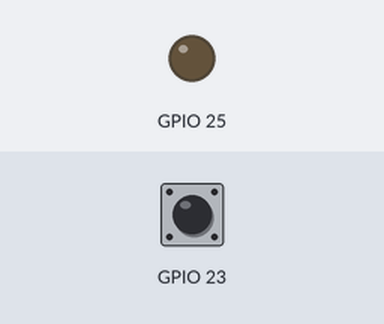
A program run on a simulated Raspberry Pi (BCM pin numbers). Parts: output pins drawn as LEDs (lit = HIGH). The inputs (shaded band) are chosen by the test bench; at power-on: GPIO 23 LOW.

Above: at 1.2 s.
1.3 s: GPIO 23 pulled HIGH for 0.15 s
At 1.37 s:
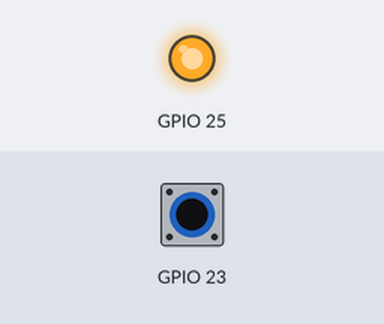
2.9 s: GPIO 23 pulled HIGH for 3.2 s
At 6.7 s:
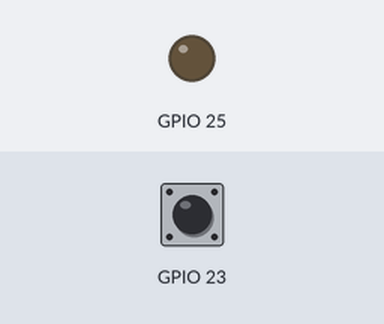
Timing chart, 0 to 8.2 s (numbered marks = the images above; inputs shaded):
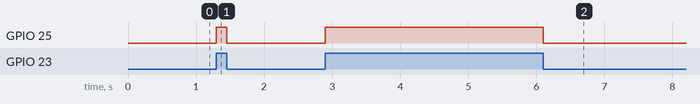

The program:

button_LED.py
```python
import RPi.GPIO as GPIO

GPIO.setmode(GPIO.BCM)

GPIO.setup(23, GPIO.IN, pull_up_down= GPIO.PUD_DOWN)

GPIO.setup(25, GPIO.OUT)
GPIO.output(25, 0)

try:
    while True:
        GPIO.output(25, GPIO.input(23))

except KeyboardInterrupt:
    GPIO.cleanup()
```

Measured:
- after the input at 1.3 s, GPIO 25: LOW → HIGH at once, → LOW 0.15 s later
- after the input at 2.9 s, GPIO 25: LOW → HIGH at once, → LOW 3.2 s later
